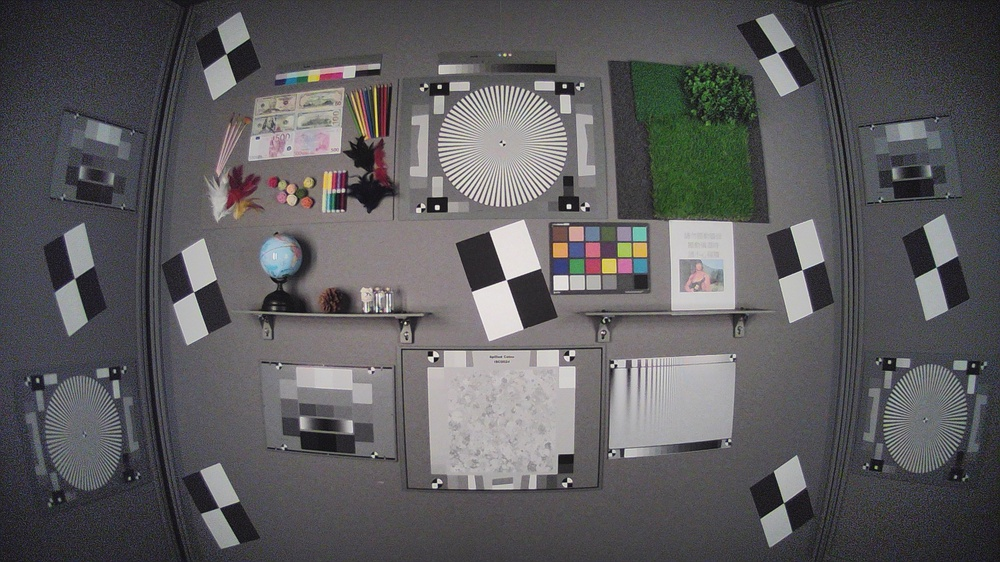
#> input picture images/full_scene.jpg, 1000 x 562 px, shrunk from 1920 x 1080 before the run
$ python edge_detection.py   (older library calls are emulated)
#> lines starting #> are read from the running program, lines starting #| are printed output that depends on the picture; after the words box and inside, x2 and y2 are one past the last pixel; in counts of white or black regions, pixels touching at a corner belong together
import cv2

# Read the original image
# img = cv2.imread('images/edge_test.jpg')
# img = cv2.imread('images/full_scene2.png')
img = cv2.imread('images/full_scene.jpg')
#> img is the input picture: shape (562, 1000, 3); mean B, G, R 93.7, 91.7, 93
# Display original image
cv2.imshow('Original', img)
cv2.waitKey(0)

# Convert to graycsale
img_gray = cv2.cvtColor(img, cv2.COLOR_BGR2GRAY)
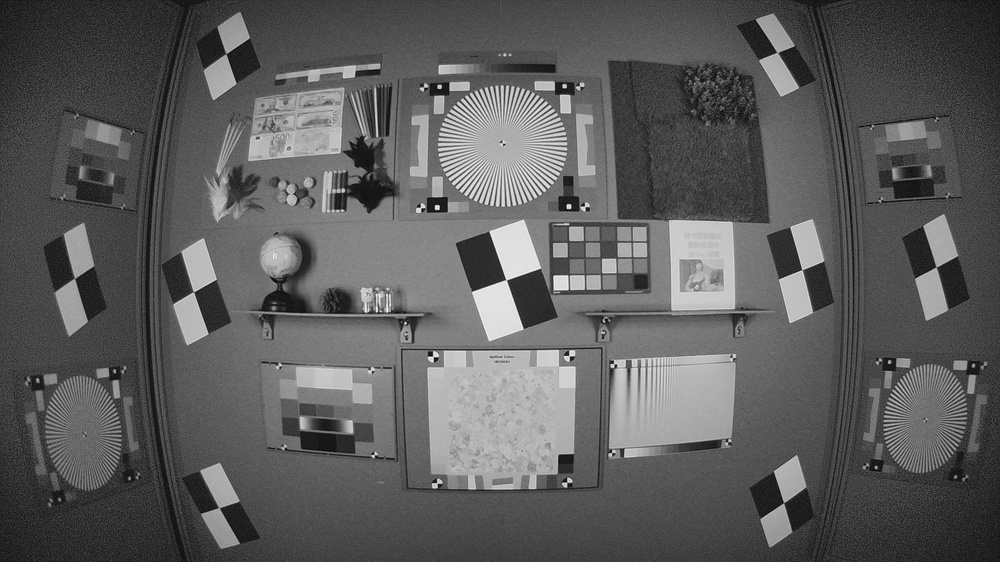
#> img_gray: shape (562, 1000); min 6, max 247, mean 92.3
# Blur the image for better edge detection
# img_blur = cv2.GaussianBlur(img_gray, (3, 3), 0)
img_blur = cv2.medianBlur(img_gray, 3, 0)

# [14 lines of commented-out code are left out]
edges = cv2.Canny(image=img_blur, threshold1=100, threshold2=220)  # Canny Edge Detection
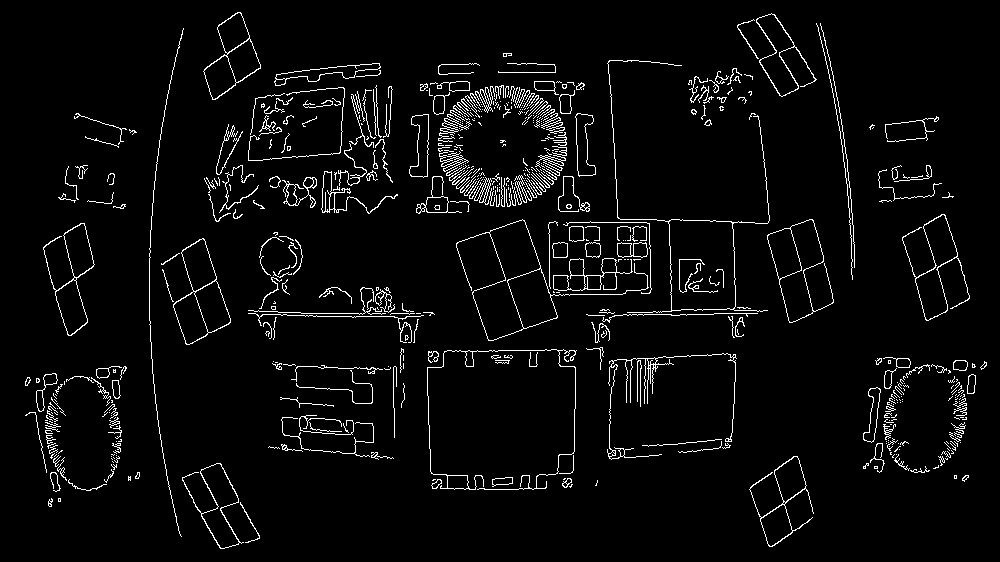
#> edges: shape (562, 1000); 4.1% white in thin lines or dots
# Display Canny Edge Detection Image
cv2.imshow('Canny Edge Detection', edges)
key = cv2.waitKey(0)
#> (key Esc is pressed here)

if key == ord('s'):
    cv2.imwrite('canny_test2.png', edges)

cv2.destroyAllWindows()

$ run again, with images/full_scene2.png saved as images/full_scene.jpg
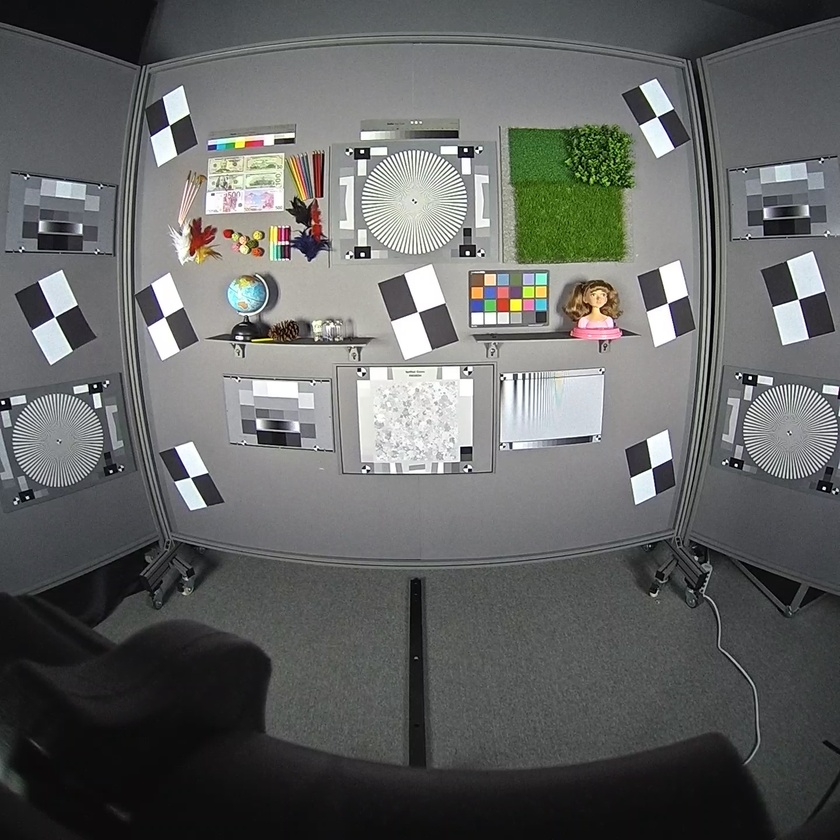
#> input picture images/full_scene2.png, 840 x 840 px, shrunk from 1440 x 1440 before the run
#> img is the input picture: shape (840, 840, 3); mean B, G, R 99.8, 100.9, 99.5
#> `img_gray = cv2.cvtColor(img, cv2.COLOR_BGR2GRAY)`:
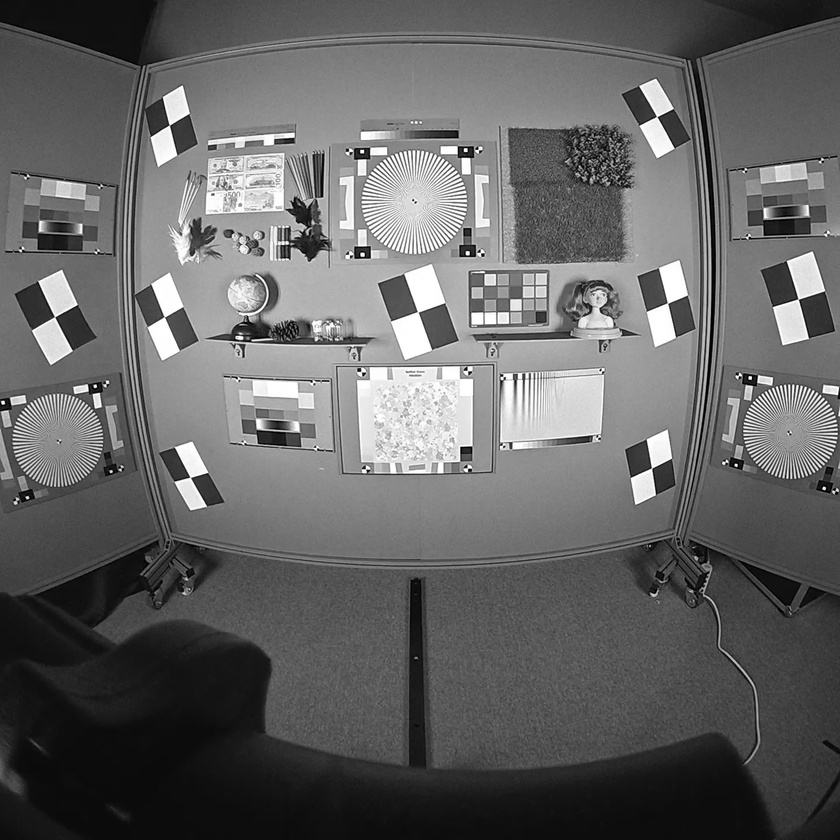
#> img_gray: shape (840, 840); min 0, max 255, mean 100.3
#> `edges = cv2.Canny(image=img_blur, threshold1=100, threshold2=220)`:
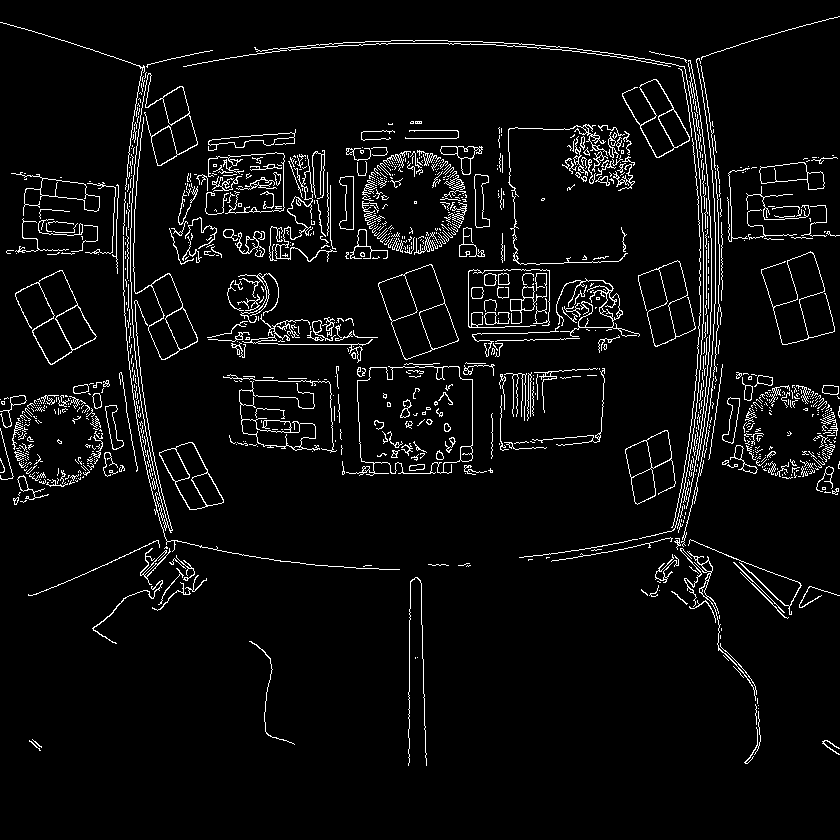
#> edges: shape (840, 840); 4.9% white in thin lines or dots, all inside (x1, y1, x2, y2) = (0, 16, 840, 766)
